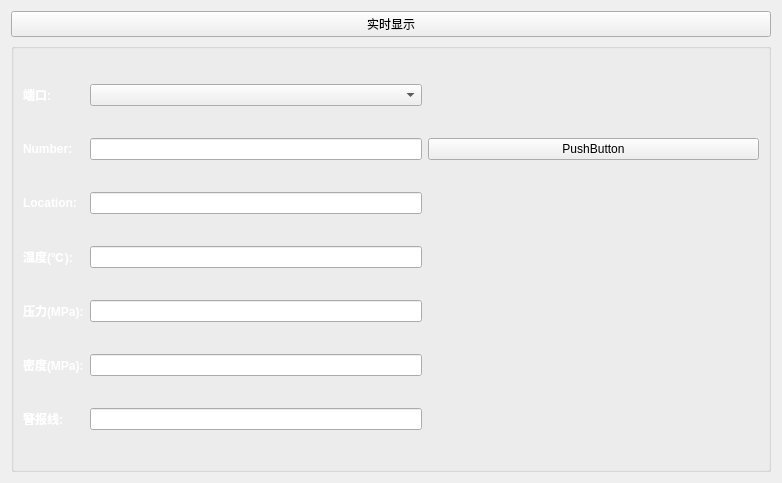
<?xml version="1.0" encoding="UTF-8"?>
<ui version="4.0">
 <class>DashBoardForm</class>
 <widget class="QWidget" name="DashBoardForm">
  <property name="geometry">
   <rect>
    <x>0</x>
    <y>0</y>
    <width>782</width>
    <height>483</height>
   </rect>
  </property>
  <property name="sizePolicy">
   <sizepolicy hsizetype="Expanding" vsizetype="Expanding">
    <horstretch>0</horstretch>
    <verstretch>0</verstretch>
   </sizepolicy>
  </property>
  <property name="windowTitle">
   <string>展台窗口</string>
  </property>
  <layout class="QHBoxLayout" name="horizontalLayout">
   <item>
    <layout class="QGridLayout" name="gridLayout">
     <item row="0" column="0">
      <layout class="QVBoxLayout" name="verticalLayout_dashBoard"/>
     </item>
     <item row="0" column="1">
      <layout class="QVBoxLayout" name="verticalLayout_textDisplay">
       <item>
        <widget class="QPushButton" name="pushButton">
         <property name="text">
          <string>实时显示</string>
         </property>
        </widget>
       </item>
       <item>
        <widget class="QGroupBox" name="groupBox">
         <property name="sizePolicy">
          <sizepolicy hsizetype="Expanding" vsizetype="Expanding">
           <horstretch>0</horstretch>
           <verstretch>0</verstretch>
          </sizepolicy>
         </property>
         <property name="title">
          <string/>
         </property>
         <layout class="QHBoxLayout" name="horizontalLayout_2">
          <item>
           <layout class="QGridLayout" name="gridLayout_2">
            <item row="5" column="1">
             <widget class="QLineEdit" name="lineEdit_density">
              <property name="text">
               <string/>
              </property>
             </widget>
            </item>
            <item row="2" column="1">
             <widget class="QLineEdit" name="lineEdit_2">
              <property name="text">
               <string/>
              </property>
             </widget>
            </item>
            <item row="4" column="1">
             <widget class="QLineEdit" name="lineEdit_pressure">
              <property name="text">
               <string/>
              </property>
             </widget>
            </item>
            <item row="2" column="0">
             <widget class="QLabel" name="label_2">
              <property name="text">
               <string>&lt;html&gt;&lt;head/&gt;&lt;body&gt;&lt;p&gt;&lt;span style=&quot; font-weight:600; color:#ffffff;&quot;&gt;Location:&lt;/span&gt;&lt;/p&gt;&lt;/body&gt;&lt;/html&gt;</string>
              </property>
             </widget>
            </item>
            <item row="0" column="2">
             <spacer name="horizontalSpacer">
              <property name="orientation">
               <enum>Qt::Horizontal</enum>
              </property>
              <property name="sizeHint" stdset="0">
               <size>
                <width>40</width>
                <height>20</height>
               </size>
              </property>
             </spacer>
            </item>
            <item row="4" column="0">
             <widget class="QLabel" name="label_pressure">
              <property name="text">
               <string>&lt;html&gt;&lt;head/&gt;&lt;body&gt;&lt;p&gt;&lt;span style=&quot; font-weight:600; color:#ffffff;&quot;&gt;压力(MPa):&lt;/span&gt;&lt;/p&gt;&lt;/body&gt;&lt;/html&gt;</string>
              </property>
             </widget>
            </item>
            <item row="6" column="0">
             <widget class="QLabel" name="label_alert">
              <property name="text">
               <string>&lt;html&gt;&lt;head/&gt;&lt;body&gt;&lt;p&gt;&lt;span style=&quot; font-weight:600; color:#ffffff;&quot;&gt;警报线:&lt;/span&gt;&lt;/p&gt;&lt;/body&gt;&lt;/html&gt;</string>
              </property>
             </widget>
            </item>
            <item row="1" column="1">
             <widget class="QLineEdit" name="lineEdit"/>
            </item>
            <item row="3" column="0">
             <widget class="QLabel" name="label_temperature">
              <property name="text">
               <string>&lt;html&gt;&lt;head/&gt;&lt;body&gt;&lt;p&gt;&lt;span style=&quot; font-weight:600; color:#ffffff;&quot;&gt;温度(℃):&lt;/span&gt;&lt;/p&gt;&lt;/body&gt;&lt;/html&gt;</string>
              </property>
             </widget>
            </item>
            <item row="6" column="1">
             <widget class="QLineEdit" name="lineEdit_alert">
              <property name="text">
               <string/>
              </property>
             </widget>
            </item>
            <item row="3" column="1">
             <widget class="QLineEdit" name="lineEdit_temperature"/>
            </item>
            <item row="1" column="0">
             <widget class="QLabel" name="label">
              <property name="styleSheet">
               <string notr="true"/>
              </property>
              <property name="text">
               <string>&lt;html&gt;&lt;head/&gt;&lt;body&gt;&lt;p&gt;&lt;span style=&quot; font-weight:600; color:#ffffff;&quot;&gt;Number:&lt;/span&gt;&lt;/p&gt;&lt;/body&gt;&lt;/html&gt;</string>
              </property>
             </widget>
            </item>
            <item row="5" column="0">
             <widget class="QLabel" name="label_density">
              <property name="text">
               <string>&lt;html&gt;&lt;head/&gt;&lt;body&gt;&lt;p&gt;&lt;span style=&quot; font-weight:600; color:#ffffff;&quot;&gt;密度(MPa):&lt;/span&gt;&lt;/p&gt;&lt;/body&gt;&lt;/html&gt;</string>
              </property>
             </widget>
            </item>
            <item row="0" column="0">
             <widget class="QLabel" name="label_7">
              <property name="text">
               <string>&lt;html&gt;&lt;head/&gt;&lt;body&gt;&lt;p&gt;&lt;span style=&quot; font-weight:600; color:#ffffff;&quot;&gt;端口:&lt;/span&gt;&lt;/p&gt;&lt;/body&gt;&lt;/html&gt;</string>
              </property>
             </widget>
            </item>
            <item row="1" column="2">
             <widget class="QPushButton" name="pushButton_2">
              <property name="text">
               <string>PushButton</string>
              </property>
             </widget>
            </item>
            <item row="0" column="1">
             <widget class="QComboBox" name="comboBox_com"/>
            </item>
           </layout>
          </item>
         </layout>
        </widget>
       </item>
      </layout>
     </item>
    </layout>
   </item>
  </layout>
 </widget>
 <resources/>
 <connections/>
</ui>
